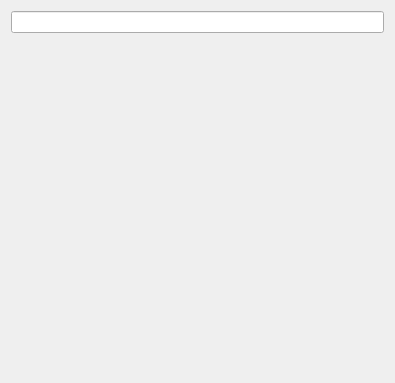
<?xml version="1.0" encoding="UTF-8"?>
<ui version="4.0">
 <class>Form</class>
 <widget class="RoutingContainer" name="Form">
  <property name="geometry">
   <rect>
    <x>0</x>
    <y>0</y>
    <width>395</width>
    <height>383</height>
   </rect>
  </property>
  <property name="minimumSize">
   <size>
    <width>395</width>
    <height>290</height>
   </size>
  </property>
  <property name="windowTitle">
   <string>Form</string>
  </property>
  <property name="cdpTargetRouting">
   <string>DynamicSineGUI.Groups.Group1.Sine3</string>
  </property>
  <layout class="QVBoxLayout" name="verticalLayout">
   <item>
    <widget class="CDPBaseLineEdit" name="lineEdit">
     <property name="svgFile">
      <string notr="true">:/themes/flat_gray_light/backgrounds/bgLineEdit.svg</string>
     </property>
     <property name="cdpRouting" stdset="0">
      <string>.DisplayName</string>
     </property>
     <property name="pushRoutables" stdset="0">
      <stringlist notr="true">
       <string>cdpRouting</string>
      </stringlist>
     </property>
    </widget>
   </item>
   <item>
    <widget class="QWidget" name="widget" native="true">
     <layout class="QHBoxLayout" name="horizontalLayout">
      <property name="leftMargin">
       <number>0</number>
      </property>
      <property name="topMargin">
       <number>0</number>
      </property>
      <property name="rightMargin">
       <number>0</number>
      </property>
      <property name="bottomMargin">
       <number>0</number>
      </property>
      <item>
       <widget class="CDPBaseMeter" name="meter">
        <property name="meterType">
         <enum>CDPBaseMeter::Custom</enum>
        </property>
        <property name="minValue">
         <double>-100.000000000000000</double>
        </property>
        <property name="textPrefix">
         <string>-</string>
        </property>
        <property name="textSuffix">
         <string>Output</string>
        </property>
        <property name="numPrecision" stdset="0">
         <number>0</number>
        </property>
        <property name="numFont">
         <font>
          <pointsize>6</pointsize>
          <stylestrategy>PreferAntialias</stylestrategy>
         </font>
        </property>
        <property name="fillStartValue">
         <double>0.000000000000000</double>
        </property>
        <property name="cdpRouting" stdset="0">
         <string>.Output.Value</string>
        </property>
        <property name="textSuffixRouting" stdset="0">
         <string/>
        </property>
        <property name="textPrefixRouting" stdset="0">
         <string>.ShortName</string>
        </property>
       </widget>
      </item>
      <item>
       <widget class="QWidget" name="sliderContainer" native="true">
        <layout class="QVBoxLayout" name="verticalLayout_2">
         <property name="leftMargin">
          <number>10</number>
         </property>
         <property name="topMargin">
          <number>0</number>
         </property>
         <property name="rightMargin">
          <number>0</number>
         </property>
         <property name="bottomMargin">
          <number>6</number>
         </property>
         <item>
          <widget class="CDPBaseSlider" name="sliderAmplitude">
           <property name="enabled">
            <bool>true</bool>
           </property>
           <property name="minimumSize">
            <size>
             <width>96</width>
             <height>0</height>
            </size>
           </property>
           <property name="baseSize">
            <size>
             <width>0</width>
             <height>100</height>
            </size>
           </property>
           <property name="toolTip">
            <string>Slider (Input Widgets)
By changing speed here, the Meter to the right below will be updated with the value </string>
           </property>
           <property name="tickShow">
            <bool>true</bool>
           </property>
           <property name="tickPos">
            <enum>CDPBaseTickMarks::TicksAbove</enum>
           </property>
           <property name="majorTicks">
            <double>6.000000000000000</double>
           </property>
           <property name="minorTicks">
            <number>1</number>
           </property>
           <property name="majorTickLength">
            <number>6</number>
           </property>
           <property name="minorTickLength">
            <number>4</number>
           </property>
           <property name="numPos">
            <enum>CDPBaseTickMarks::NumbersAutoLeft</enum>
           </property>
           <property name="numTickOffset" stdset="0">
            <number>8</number>
           </property>
           <property name="numFont">
            <font>
             <family>Ubuntu</family>
             <stylestrategy>PreferAntialias</stylestrategy>
            </font>
           </property>
           <property name="svgFile">
            <string>:/themes/flat_gray_light/sliders/sliderAmplitude.svg</string>
           </property>
           <property name="type">
            <enum>CDPBaseSlider::Custom</enum>
           </property>
           <property name="knobPos" stdset="0">
            <enum>CDPBaseSlider::KnobPosFromSVG</enum>
           </property>
           <property name="endMargins">
            <number>7</number>
           </property>
           <property name="tickRailSpacing">
            <number>-1</number>
           </property>
           <property name="tickRailEndAlignment">
            <bool>true</bool>
           </property>
           <property name="value">
            <double>60.000000000000000</double>
           </property>
           <property name="cdpRouting" stdset="0">
            <string>.Amplitude</string>
           </property>
          </widget>
         </item>
        </layout>
       </widget>
      </item>
     </layout>
    </widget>
   </item>
  </layout>
 </widget>
 <customwidgets>
  <customwidget>
   <class>CDPBaseLineEdit</class>
   <extends>QLineEdit</extends>
   <header>CDPBaseWidgets/CDPBaseLineEdit.h</header>
  </customwidget>
  <customwidget>
   <class>CDPBaseSlider</class>
   <extends>QWidget</extends>
   <header>CDPBaseWidgets/CDPBaseSlider.h</header>
  </customwidget>
  <customwidget>
   <class>RoutingContainer</class>
   <extends>QWidget</extends>
   <header>CDPBaseWidgets/RoutingReplacementWidget.h</header>
   <container>1</container>
  </customwidget>
  <customwidget>
   <class>CDPBaseMeter</class>
   <extends>QWidget</extends>
   <header>CDPBaseWidgets/CDPBaseMeter.h</header>
   <container>1</container>
  </customwidget>
 </customwidgets>
 <resources/>
 <connections/>
</ui>
